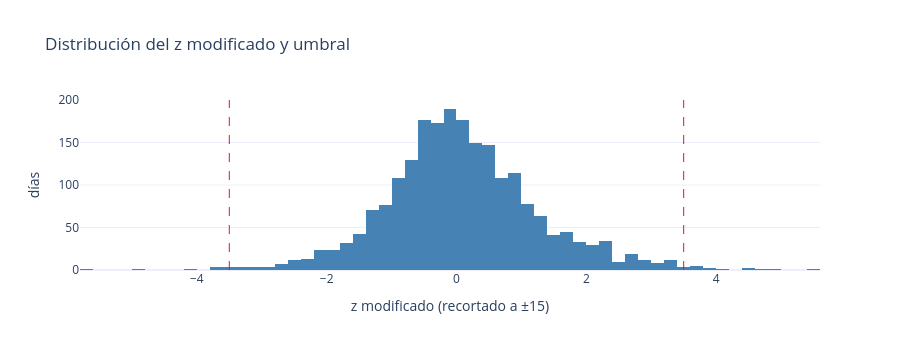

The notebook cell this image was saved under:
### Markdown cell above
### 3.1 Sensibilidad al umbral

Cuántos días se marcan con otros umbrales. Si el número cambia mucho entre 3.5 y 4, el criterio de corte es frágil y hay que decirlo.

### Code cell
z = marcado['z_mod'].abs()
sensibilidad = pd.DataFrame({
    'umbral': [3.0, 3.5, 4.0, 5.0],
}).assign(
    dias_atipicos=lambda d: [int((z > u).sum()) for u in d['umbral']],
    pct_dias=lambda d: d['dias_atipicos'] / len(z) * 100,
)
display(sensibilidad.round(2))

fig = go.Figure(go.Histogram(x=marcado['z_mod'].clip(-15, 15), nbinsx=80, marker_color='steelblue'))
for s in (-UMBRAL_Z_MODIFICADO, UMBRAL_Z_MODIFICADO):
    fig.add_vline(x=s, line=dict(color='crimson', dash='dash', width=1))
fig.update_layout(title='Distribución del z modificado y umbral',
                  xaxis_title='z modificado (recortado a ±15)', yaxis_title='días', height=350)
fig.show()

### Figure 1 — Plotly figure (JSON) as saved in the notebook; plotly's stock layout.template omitted (floating-point values rounded to 4 significant figures; data arrays with more than 128 entries replaced by an {"elided": "..."} marker saying what was removed)
{"data": [{"marker": {"color": "steelblue"}, "nbinsx": 80, "type": "histogram", "x": {"elided": "2191 float values"}}], "layout": {"height": 350, "shapes": [{"line": {"color": "crimson", "dash": "dash", "width": 1}, "type": "line", "x0": -3.5, "x1": -3.5, "xref": "x", "y0": 0, "y1": 1, "yref": "y domain"}, {"line": {"color": "crimson", "dash": "dash", "width": 1}, "type": "line", "x0": 3.5, "x1": 3.5, "xref": "x", "y0": 0, "y1": 1, "yref": "y domain"}], "title": {"text": "Distribución del z modificado y umbral"}, "xaxis": {"title": {"text": "z modificado (recortado a ±15)"}}, "yaxis": {"title": {"text": "días"}}}}
